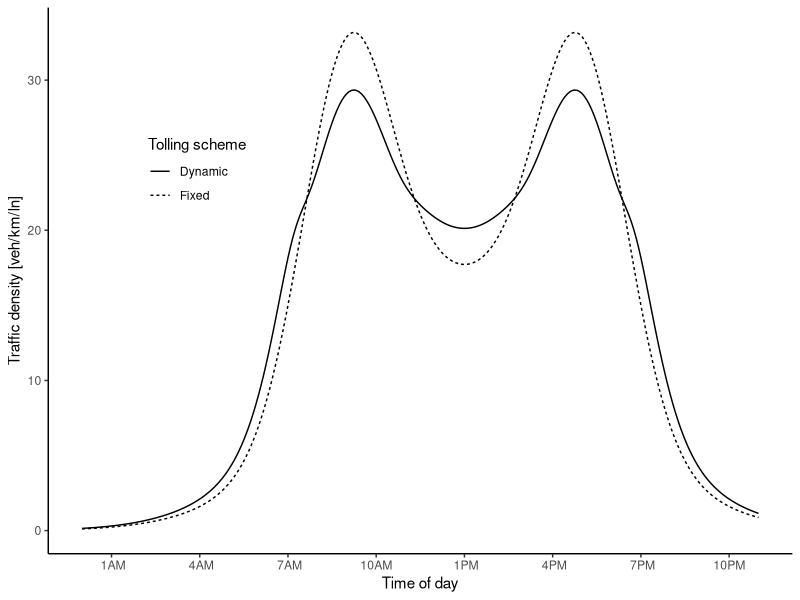
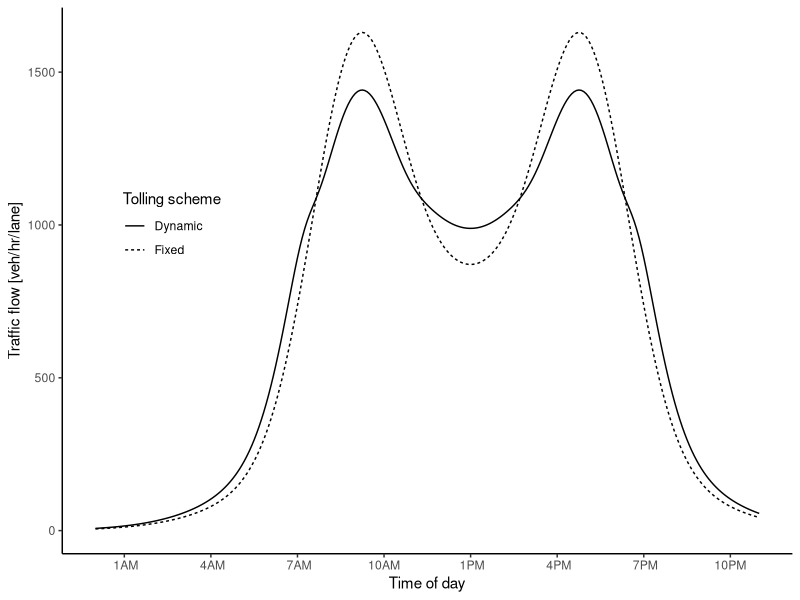
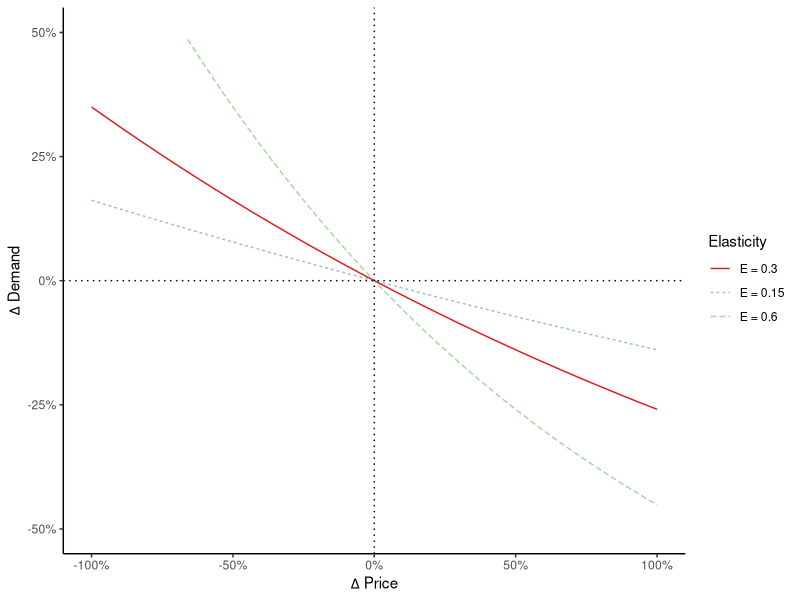
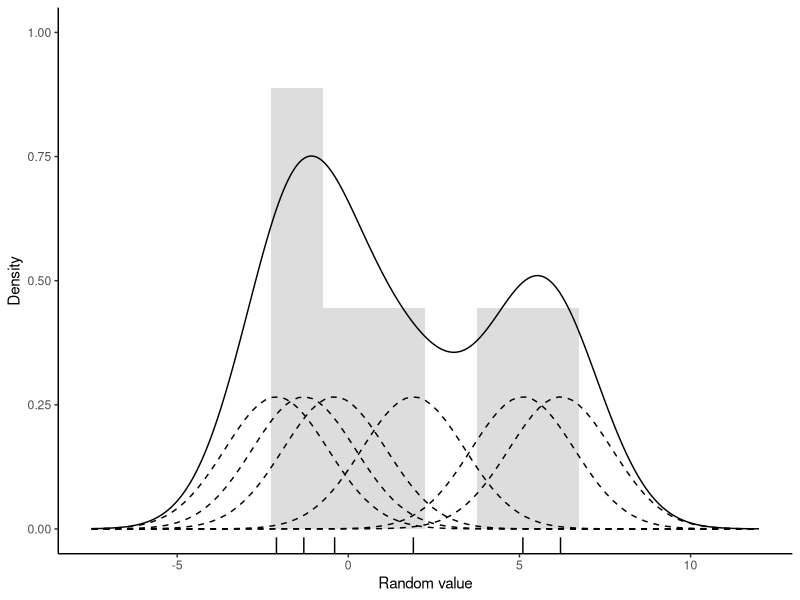
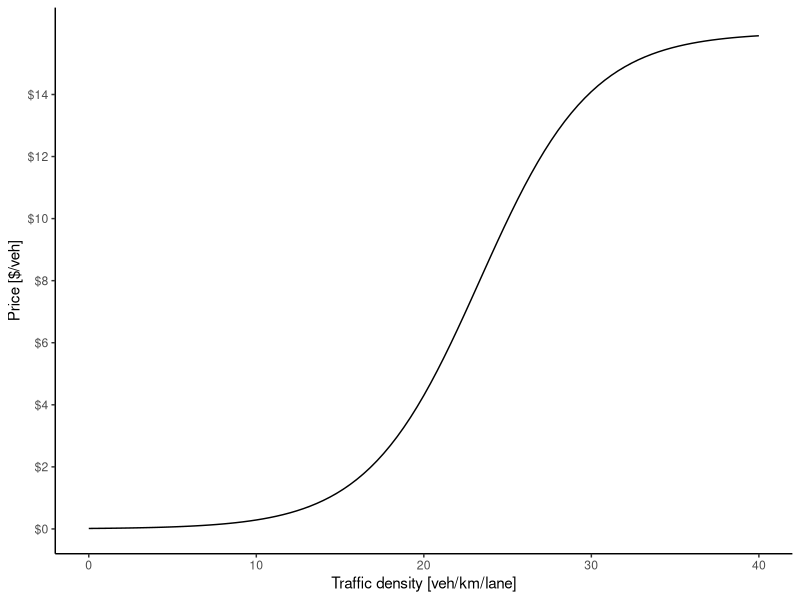
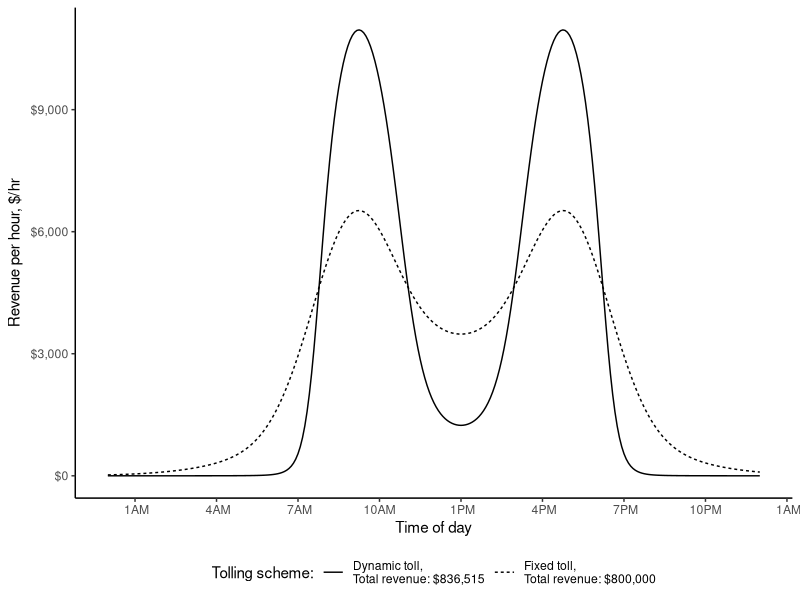
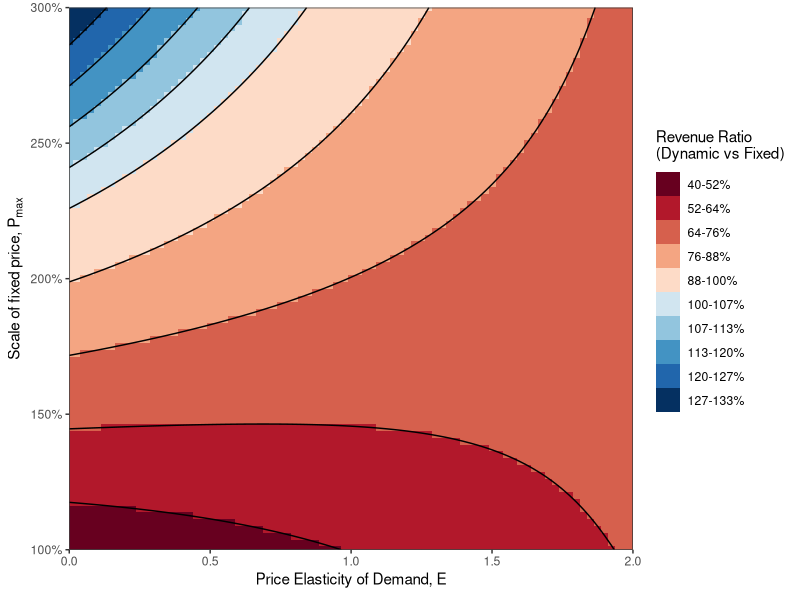
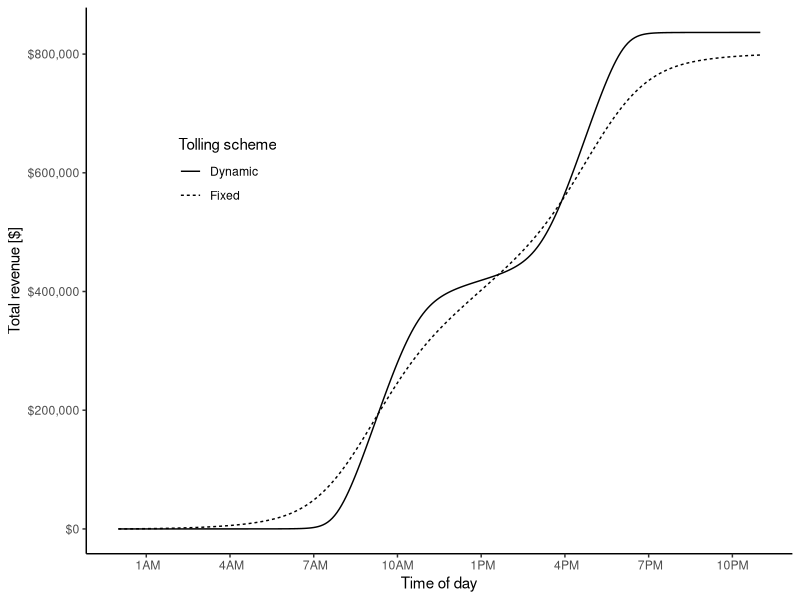

Reproduce these figures in R, in order.

library(data.table)
library(ggplot2)
library(scales)
# library(extrafont)

#### Functions ####

#Pricing function
fun.price <- function(k, pmin, pmax, a, b)  pmin + (pmax-pmin)/(1 + exp(a-b*k))

#Elasticity function
fun.elasticdemand <- function(k,p1,p2,E) k+k*(exp(-E*(p2-p1)/(p2+p1))-1)
#fun.elasticdemand <- function(k,p1,p2,E) k*((p2-p1)/p1)^-E

#Demand distribution (Manually constructed for this example)
fun.demanddist <- function(scale, t,sd) scale*(dnorm(t,mean=9,sd) + dnorm(t,mean=17,sd) + dnorm(t,mean=12,sd=4) + dnorm(t,mean=14,sd=4))


#### Parameters ####
E = 0.3
trips = 100000
inc = 5/60
t = seq(0,24,by=inc)
a = 7
b = 0.3
pfix = 8
pmin = 0*pfix/2
pmax = pfix*2

#### Run for the constant parameters ####
dat = data.table(t=t, k1 = fun.demanddist(85,t,1.5), price1 = pfix)
#dat[ , k2 := fun.demanddist(t,2)]
dat[ , "q1" := trips*k1/sum(k1)/inc/6 ]
dat[ , "n1" := trips*k1/sum(k1) ]
dat[ , price2 := fun.price(k1, pmin, pmax, a, b)]

dat[ , k2 := fun.elasticdemand(k1,price1,price2,E)]
dat[ , k2 := sum(k1)*k2/sum(k2)]
dat[ , "q2" := trips*k2/sum(k2)/inc/6 ]
dat[ , "n2" := trips*k2/sum(k2) ]

#Revenue
dat[ , rev1 := n1*price1]
dat[ , rev2 := n2*price2]
#Revenue per house
dat[ , rev1hr := rev1/inc]
dat[ , rev2hr := rev2/inc]
#Cumulative sum
dat[ , sumrev1 := cumsum(n1*price1)]
dat[ , sumrev2 := cumsum(n2*price2)]

#Time
dat[ , time := as.POSIXct('2000-01-01 00:00:00 EST', tz='EST') + (3600*t)]

#Check sum
dat[ , lapply(.SD, sum),.SDcols = c("k1","k2")]
dat[ , lapply(.SD, sum),.SDcols = c("q1","q2")]
dat[ , lapply(.SD, sum),.SDcols = c("n1","n2")]


#### Run with varying pmax and elasticity ####
#Set up combination matrix
datvar = as.data.table(expand.grid(tval = t, E = seq(0,2, by=0.025), surge = seq(1, 3, by = 0.025)))
#Assign fixed price & scaled price
datvar[ , price1 := pfix]
datvar[ , pmax := pfix*surge]
#Calculate demand dist for each combo
datvar[ , k1 := fun.demanddist(85, tval, 1.5)]
#Calculate flow and number of trips for fixed price
datvar[ , "q1" := trips*k1/sum(k1)/inc/6 ]
datvar[ , "n1" := trips*k1/sum(k1) ]
#Calculate new price the previous demand
datvar[ , price2 := fun.price(k1, pmin, pmax, a, b)]
#Calculate new density, flow, and number of trips from price
datvar[ , k2 := fun.elasticdemand(k1,price1,price2,E)]
datvar[ , k2 := sum(k1)*k2/sum(k2)]
datvar[ , "q2" := trips*k2/sum(k2)/inc/6 ]
datvar[ , "n2" := trips*k2/sum(k2) ]
#Revenue
datvar[ , rev1 := cumsum(n1*price1)]
datvar[ , rev2 := cumsum(n2*price2)]

#Revenue
datvar[ , rev1 := n1*price1]
datvar[ , rev2 := n2*price2]
#Cumulative sum
datvar[ , sumrev1 := cumsum(rev1)]
datvar[ , sumrev2 := cumsum(rev2)]

#Time
datvar[ , time := as.POSIXct('2000-01-01 00:00:00 EST', tz='EST') + (3600*tval)]

#Check sum
datvar[ , lapply(.SD, sum),.SDcols = c("k1","k2")]
datvar[ , lapply(.SD, sum),.SDcols = c("q1","q2")]
datvar[ , lapply(.SD, sum),.SDcols = c("n1","n2")]

#Aggregate total revenue
revmat <- datvar[ , list("revratio" = sum(rev2)/sum(rev1)), by = .(E,surge)]



#### Ploting ####


#### Kernal Density 
#rand = data.table(rand = c(rlnorm(50, sd=0.5), rnorm(50, mean=3, sd=0.5)))
#rand = data.table(rand = rlnorm(5))
rand = data.table(rand = c(-2.1,-1.3,-0.4,1.9,5.1,6.2))
d = density(rand$rand, kernel = 'gaussian', bw=sqrt(2.25))

plot.kernel <- ggplot(rand, aes(rand)) +
  geom_rug() +
  geom_histogram(aes(y=4*..density..), binwidth=d$bw, alpha=0.2) +
  geom_density(aes(y=..count..), bw=d$bw) +
  scale_y_continuous("Density", limits = c(0, 1)) +
  scale_x_continuous("Random value", limits = c(-7.5,12)) +
  theme_classic() 
#theme(text=element_text(family="Times New Roman"))
for(x in rand$rand) plot.kernel <- plot.kernel + stat_function(fun = dnorm, args = list(mean = x, sd = d$bw), linetype=2)
# plot.kernel


#### Elasticity Plot
elabs <- c(paste0("E = ",E), paste0("E = ",E/2), paste0("E = ",2*E))

plot.elasticity <- ggplot(data.frame(x = c(0, 1)), aes(x)) + 
  stat_function(fun = function(x) exp(-0.5*E*x)-1, aes(linetype = "E/2", color = "E/2"), alpha = 0.5) +
  stat_function(fun = function(x) exp(-E*x)-1, aes(linetype = "E", color = "E")) +
  stat_function(fun = function(x) exp(-2.0*E*x)-1, aes(linetype = "2E", color = "2E"), alpha = 0.5) +
  geom_vline(xintercept = 0, linetype="dotted") +
  geom_hline(yintercept = 0, linetype="dotted") +
  #annotate("text", x=-0.4, y=-.25, label = paste("Constant elasticity =",E)) + #, family = "Times New Roman") +
  scale_x_continuous(expression(Delta~"Price"), labels = scales::percent, limits = c(-1,1)) +
  scale_y_continuous(expression(Delta~"Demand"), labels = scales::percent, limits = c(-0.5,0.5)) +
  scale_color_brewer("Elasticity", palette = "Set1", limits = c("E","E/2","2E"), labels = elabs) +
  scale_linetype("Elasticity", limits = c("E","E/2","2E"), labels = elabs) +
  theme_classic()
# theme(text=element_text(family="Times New Roman"))
# plot.elasticity

#### Pricing funcition 
plot.price <- ggplot(data.frame(x = c(0, 40)), aes(x)) + 
  stat_function(fun = fun.price, args = list(pmin, pmax, a, b)) +
  scale_y_continuous("Price [$/veh]", labels = scales::dollar, breaks = seq(0,15,by=2), limits = c(0,pmax)) +
  scale_x_continuous("Traffic density [veh/km/lane]") +
  theme_classic()
# theme(text=element_text(family="Times New Roman"))
# plot.price


#### Demand Density Distributions (Same as flow, but with density)
plot.demanddensity <- ggplot(dat) + 
  geom_line(aes(x=time,y=k1, linetype="Fixed")) + 
  geom_line(aes(x=time,y=k2, linetype="Dynamic")) + 
  scale_y_continuous("Traffic density [veh/km/ln]") +
  scale_linetype("Tolling scheme") +
  scale_x_datetime("Time of day", labels = date_format("%l%p", tz='EST'), date_breaks = "3 hour",
                   limits = c(as.POSIXct('2000-01-01 00:00:00 EST', tz='EST'),as.POSIXct('2000-01-01 23:00:00 EST', tz='EST'))) +
  theme_classic() +
  theme(legend.position = c(0.2,0.7), 
        legend.background = element_blank())
        #text=element_text(family="Times New Roman"))
# plot.demanddensity

#### Demand flow distributions (Same as density, but with flow)
plot.demandflow <- ggplot(dat) + 
  geom_line(aes(x=time,y=q1, linetype="Fixed")) + 
  geom_line(aes(x=time,y=q2, linetype="Dynamic")) + 
  scale_y_continuous("Traffic flow [veh/hr/lane]") +
  scale_linetype("Tolling scheme") +
  scale_x_datetime("Time of day", labels = date_format("%l%p", tz='EST'), date_breaks = "3 hour",
                   limits = c(as.POSIXct('2000-01-01 00:00:00 EST', tz='EST'),as.POSIXct('2000-01-01 23:00:00 EST', tz='EST'))) +
  theme_classic() +
  theme(legend.position = c(0.15,0.6))
        #text=element_text(family="Times New Roman"))
# plot.demandflow


#### Toll price distribution
plot.toll <- ggplot(dat) +  
  geom_line(aes(x=time,y=price1, linetype="Fixed")) + 
  geom_line(aes(x=time,y=price2, linetype="Dynamic")) + 
  scale_y_continuous("Price [$/veh]", labels = scales::dollar, breaks = seq(0,pmax,by=2), limits = c(0,pmax)) +
  scale_linetype("Tolling scheme") +
  scale_x_datetime("Time of day", labels = date_format("%l%p", tz='EST'), date_breaks = "3 hour",
                   limits = c(as.POSIXct('2000-01-01 00:00:00 EST', tz='EST'),as.POSIXct('2000-01-01 23:00:00 EST', tz='EST'))) +
  theme_classic() +
  theme(legend.position = c(0.2,0.7),
        legend.background = element_blank())
        #text=element_text(family="Times New Roman"))
# plot.toll

#### Revenue distribution
plot.revenue <- ggplot(dat) + 
  geom_line(aes(x=time,y=rev1, linetype=paste0("Fixed toll,\nTotal revenue: ", scales::dollar(sum(dat$rev1))))) +
  geom_line(aes(x=time,y=rev2, linetype=paste0("Dynamic toll,\nTotal revenue: ", scales::dollar(sum(dat$rev2))))) +
  scale_y_continuous(expression("Revenue per hour, $/hr"), labels = scales::dollar) +
  scale_x_datetime("Time of day", labels = date_format("%l%p", tz='EST'), date_breaks = "3 hour",
                   limits = c(as.POSIXct('2000-01-01 00:00:00 EST', tz='EST'),
                              as.POSIXct('2000-01-01 24:00:00 EST', tz='EST'))) +
  scale_linetype("Tolling scheme:") +
  # annotate("text", x=as.POSIXct('2000-01-01 24:00:00 EST', tz='EST'), y=0.5*max(dat$rev2),
  #          label = paste0(paste0("Fixed toll: ", scales::dollar(sum(dat$rev1))),"\n",
  #                         paste0("Dynamic toll: ", scales::dollar(sum(dat$rev2)))), hjust = 0, size = 4) +
  theme_classic() +
  theme(legend.position = "bottom",
        legend.background = element_blank())
        #text=element_text(family="Times New Roman"))
# plot.revenue


#### Cumulative revenue
plot.revsum <- ggplot(dat) + 
  geom_line(aes(x=time,y=sumrev1, linetype="Fixed")) +
  geom_line(aes(x=time,y=sumrev2, linetype="Dynamic")) +
  scale_y_continuous("Total revenue [$]", labels = scales::dollar) +
  scale_linetype("Tolling scheme") +
  scale_x_datetime("Time of day", labels = date_format("%l%p", tz='EST'), date_breaks = "3 hour",
                   limits = c(as.POSIXct('2000-01-01 00:00:00 EST', tz='EST'),as.POSIXct('2000-01-01 23:00:00 EST', tz='EST'))) +
  theme_classic() +
  theme(legend.position = c(0.2,0.7),
        legend.background = element_blank())
#text=element_text(family="Times New Roman"))
# plot.revsum


#### Total revenue by Elasticity vs Pmax
cuts = with(revmat, 
            c(seq(10*floor(10*min(revratio)), 100, length.out = 6)[-6],
              seq(100, 10*ceiling(10*max(revratio)), length.out = 7)))

plot.revmat <- ggplot(revmat, aes(x = E, y = surge)) +
  #geom_contour_filled(breaks = cuts, aes(z = 100*revratio)) +
  geom_raster(aes(fill = cut(100*revratio, cuts))) +
  geom_contour(breaks = cuts, aes(z = 100*revratio), color = "black") +
  scale_x_continuous(expression("Price Elasticity of Demand,"~E), expand = c(0,0)) +
  scale_y_continuous(expression("Scale of fixed price,"~P[max]), expand = c(0,0),
                     labels = scales::percent_format()) +
  scale_fill_brewer(expression("Revenue Ratio\n(Dynamic vs Fixed)"),
                    palette = "RdBu", label = paste0(paste(round(cuts), round(cuts[-1]), sep = "-"),"%")) +
  coord_cartesian(xlim = c(0, 2), ylim = c(1,3)) +
  theme_bw()
# plot.revenue



# ggsave("../figures/toyprice.pdf", plot.price, device = cairo_pdf, width=4.25, height=2, units = "in")
# ggsave("../figures/toyelasticity.pdf", plot.elasticity, device = cairo_pdf, width=4.25, height=2, units = "in")
# ggsave("../figures/toydemand.pdf", plot.demanddensity, device = cairo_pdf, width=4.25, height=2, units = "in")
# ggsave("../figures/toytoll.pdf", plot.toll, device = cairo_pdf, width=4.25, height=2, units = "in")
# ggsave("../figures/toyrevenue.pdf", plot.revenue, device = cairo_pdf, width=4.25, height=2, units = "in")
# ggsave("../figures/KDE.pdf", plot.kernel, device = cairo_pdf, width=4.25, height=2, units = "in")
